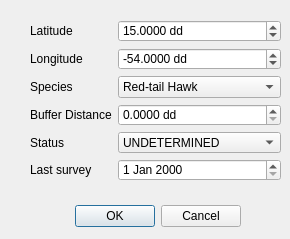
<?xml version="1.0" encoding="UTF-8"?>
<ui version="4.0">
 <class>NewRaptorDialogBase</class>
 <widget class="QDialog" name="NewRaptorDialogBase">
  <property name="geometry">
   <rect>
    <x>0</x>
    <y>0</y>
    <width>290</width>
    <height>239</height>
   </rect>
  </property>
  <property name="windowTitle">
   <string>Raptor creating </string>
  </property>
  <widget class="QDialogButtonBox" name="button_box">
   <property name="geometry">
    <rect>
     <x>-100</x>
     <y>200</y>
     <width>341</width>
     <height>32</height>
    </rect>
   </property>
   <property name="orientation">
    <enum>Qt::Horizontal</enum>
   </property>
   <property name="standardButtons">
    <set>QDialogButtonBox::Cancel|QDialogButtonBox::Ok</set>
   </property>
  </widget>
  <widget class="QWidget" name="formLayoutWidget">
   <property name="geometry">
    <rect>
     <x>30</x>
     <y>20</y>
     <width>251</width>
     <height>161</height>
    </rect>
   </property>
   <layout class="QFormLayout" name="lytForm">
    <item row="0" column="0">
     <widget class="QLabel" name="latitudeLabel">
      <property name="text">
       <string>Latitude</string>
      </property>
     </widget>
    </item>
    <item row="0" column="1">
     <widget class="QDoubleSpinBox" name="spbLatitude">
      <property name="suffix">
       <string> dd</string>
      </property>
      <property name="decimals">
       <number>4</number>
      </property>
      <property name="minimum">
       <double>-90.000000000000000</double>
      </property>
      <property name="maximum">
       <double>90.000000000000000</double>
      </property>
      <property name="singleStep">
       <double>0.000100000000000</double>
      </property>
      <property name="value">
       <double>15.000000000000000</double>
      </property>
     </widget>
    </item>
    <item row="1" column="0">
     <widget class="QLabel" name="longitudeLabel">
      <property name="text">
       <string>Longitude</string>
      </property>
     </widget>
    </item>
    <item row="1" column="1">
     <widget class="QDoubleSpinBox" name="spbLongitude">
      <property name="suffix">
       <string> dd</string>
      </property>
      <property name="decimals">
       <number>4</number>
      </property>
      <property name="minimum">
       <double>-180.000000000000000</double>
      </property>
      <property name="maximum">
       <double>180.000000000000000</double>
      </property>
      <property name="singleStep">
       <double>0.000100000000000</double>
      </property>
      <property name="value">
       <double>-54.000000000000000</double>
      </property>
     </widget>
    </item>
    <item row="2" column="0">
     <widget class="QLabel" name="speciesLabel">
      <property name="text">
       <string>Species</string>
      </property>
     </widget>
    </item>
    <item row="2" column="1">
     <widget class="QComboBox" name="cmbSpecies">
      <item>
       <property name="text">
        <string>Red-tail Hawk</string>
       </property>
      </item>
      <item>
       <property name="text">
        <string>Swainsons Hawk</string>
       </property>
      </item>
      <item>
       <property name="text">
        <string>Undetermined</string>
       </property>
      </item>
      <item>
       <property name="text">
        <string>Northern Harrier</string>
       </property>
      </item>
     </widget>
    </item>
    <item row="3" column="0">
     <widget class="QLabel" name="bufferDistanceLabel">
      <property name="text">
       <string>Buffer Distance</string>
      </property>
     </widget>
    </item>
    <item row="3" column="1">
     <widget class="QDoubleSpinBox" name="spbBuffer">
      <property name="suffix">
       <string> dd</string>
      </property>
      <property name="decimals">
       <number>4</number>
      </property>
      <property name="maximum">
       <double>1.000000000000000</double>
      </property>
      <property name="singleStep">
       <double>0.000100000000000</double>
      </property>
      <property name="value">
       <double>0.000000000000000</double>
      </property>
     </widget>
    </item>
    <item row="4" column="0">
     <widget class="QLabel" name="statusLabel">
      <property name="text">
       <string>Status</string>
      </property>
     </widget>
    </item>
    <item row="4" column="1">
     <widget class="QComboBox" name="cmbStatus">
      <item>
       <property name="text">
        <string>UNDETERMINED</string>
       </property>
      </item>
      <item>
       <property name="text">
        <string>ACTIVE NEST</string>
       </property>
      </item>
      <item>
       <property name="text">
        <string>INACTIVE NEST</string>
       </property>
      </item>
      <item>
       <property name="text">
        <string>FLEDGED NEST</string>
       </property>
      </item>
     </widget>
    </item>
    <item row="5" column="0">
     <widget class="QLabel" name="lastSurveyLabel">
      <property name="text">
       <string>Last survey</string>
      </property>
     </widget>
    </item>
    <item row="5" column="1">
     <widget class="QDateEdit" name="dteLast"/>
    </item>
   </layout>
  </widget>
 </widget>
 <resources/>
 <connections>
  <connection>
   <sender>button_box</sender>
   <signal>accepted()</signal>
   <receiver>NewRaptorDialogBase</receiver>
   <slot>accept()</slot>
   <hints>
    <hint type="sourcelabel">
     <x>20</x>
     <y>20</y>
    </hint>
    <hint type="destinationlabel">
     <x>20</x>
     <y>20</y>
    </hint>
   </hints>
  </connection>
  <connection>
   <sender>button_box</sender>
   <signal>rejected()</signal>
   <receiver>NewRaptorDialogBase</receiver>
   <slot>reject()</slot>
   <hints>
    <hint type="sourcelabel">
     <x>20</x>
     <y>20</y>
    </hint>
    <hint type="destinationlabel">
     <x>20</x>
     <y>20</y>
    </hint>
   </hints>
  </connection>
 </connections>
</ui>
